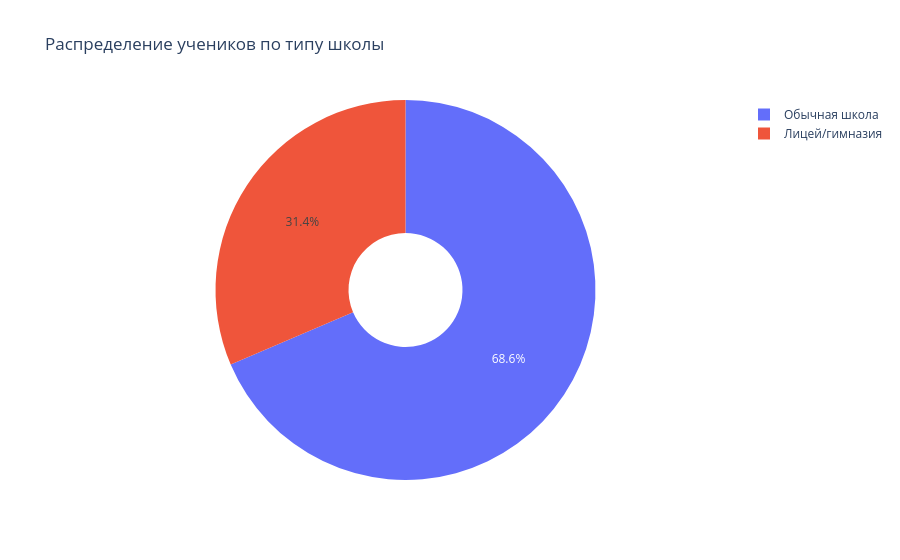

Notebook code for this chart:
### Code cell
# 2. Доля учеников по типу школы (pie chart)
fig2 = px.pie(
    df, names="Тип_школы",
    title="Распределение учеников по типу школы",
    hole=0.3
)
fig2.show()

### Figure 1 — Plotly figure (JSON) as saved in the notebook; plotly's stock layout.template omitted (floating-point values rounded to 4 significant figures; data arrays with more than 128 entries replaced by an {"elided": "..."} marker saying what was removed)
{"data": [{"domain": {"x": [0, 1], "y": [0, 1]}, "hole": 0.3, "hovertemplate": "Тип_школы=%{label}<extra></extra>", "labels": {"elided": "1525 str values"}, "legendgroup": "", "name": "", "showlegend": true, "type": "pie"}], "layout": {"legend": {"tracegroupgap": 0}, "title": {"text": "Распределение учеников по типу школы"}}}
